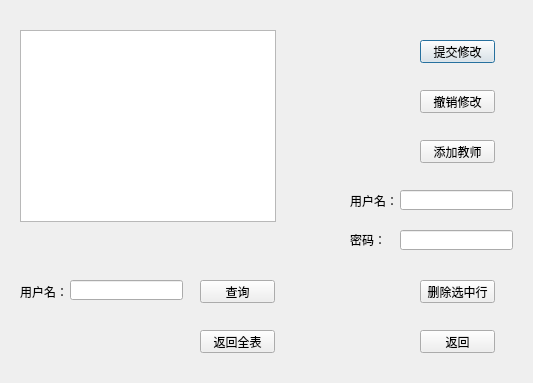
<?xml version="1.0" encoding="UTF-8"?>
<ui version="4.0">
 <class>guanli</class>
 <widget class="QDialog" name="guanli">
  <property name="windowTitle">
   <string>Dialog</string>
  </property>
  <widget class="QTableView" name="tableView">
   <property name="geometry">
    <rect>
     <x>20</x>
     <y>30</y>
     <width>256</width>
     <height>192</height>
    </rect>
   </property>
  </widget>
  <widget class="QLineEdit" name="lineEdit">
   <property name="geometry">
    <rect>
     <x>70</x>
     <y>280</y>
     <width>113</width>
     <height>20</height>
    </rect>
   </property>
  </widget>
  <widget class="QLabel" name="label">
   <property name="geometry">
    <rect>
     <x>20</x>
     <y>281</y>
     <width>54</width>
     <height>21</height>
    </rect>
   </property>
   <property name="text">
    <string>用户名：</string>
   </property>
  </widget>
  <widget class="QPushButton" name="pushButton">
   <property name="geometry">
    <rect>
     <x>420</x>
     <y>40</y>
     <width>75</width>
     <height>23</height>
    </rect>
   </property>
   <property name="text">
    <string>提交修改</string>
   </property>
  </widget>
  <widget class="QPushButton" name="pushButton_2">
   <property name="geometry">
    <rect>
     <x>420</x>
     <y>90</y>
     <width>75</width>
     <height>23</height>
    </rect>
   </property>
   <property name="text">
    <string>撤销修改</string>
   </property>
  </widget>
  <widget class="QPushButton" name="pushButton_3">
   <property name="geometry">
    <rect>
     <x>420</x>
     <y>140</y>
     <width>75</width>
     <height>23</height>
    </rect>
   </property>
   <property name="text">
    <string>添加教师</string>
   </property>
  </widget>
  <widget class="QLineEdit" name="lineEdit_2">
   <property name="geometry">
    <rect>
     <x>400</x>
     <y>190</y>
     <width>113</width>
     <height>20</height>
    </rect>
   </property>
  </widget>
  <widget class="QLineEdit" name="lineEdit_3">
   <property name="geometry">
    <rect>
     <x>400</x>
     <y>230</y>
     <width>113</width>
     <height>20</height>
    </rect>
   </property>
  </widget>
  <widget class="QLabel" name="label_2">
   <property name="geometry">
    <rect>
     <x>350</x>
     <y>190</y>
     <width>54</width>
     <height>21</height>
    </rect>
   </property>
   <property name="text">
    <string>用户名：</string>
   </property>
  </widget>
  <widget class="QLabel" name="label_3">
   <property name="geometry">
    <rect>
     <x>350</x>
     <y>230</y>
     <width>54</width>
     <height>20</height>
    </rect>
   </property>
   <property name="text">
    <string>密码：</string>
   </property>
  </widget>
  <widget class="QPushButton" name="pushButton_4">
   <property name="geometry">
    <rect>
     <x>420</x>
     <y>280</y>
     <width>75</width>
     <height>23</height>
    </rect>
   </property>
   <property name="text">
    <string>删除选中行</string>
   </property>
  </widget>
  <widget class="QPushButton" name="pushButton_5">
   <property name="geometry">
    <rect>
     <x>200</x>
     <y>280</y>
     <width>75</width>
     <height>23</height>
    </rect>
   </property>
   <property name="text">
    <string>查询</string>
   </property>
  </widget>
  <widget class="QPushButton" name="pushButton_6">
   <property name="geometry">
    <rect>
     <x>200</x>
     <y>330</y>
     <width>75</width>
     <height>23</height>
    </rect>
   </property>
   <property name="text">
    <string>返回全表</string>
   </property>
  </widget>
  <widget class="QPushButton" name="pushButton_7">
   <property name="geometry">
    <rect>
     <x>420</x>
     <y>330</y>
     <width>75</width>
     <height>23</height>
    </rect>
   </property>
   <property name="text">
    <string>返回</string>
   </property>
  </widget>
 </widget>
 <resources/>
 <connections/>
</ui>
